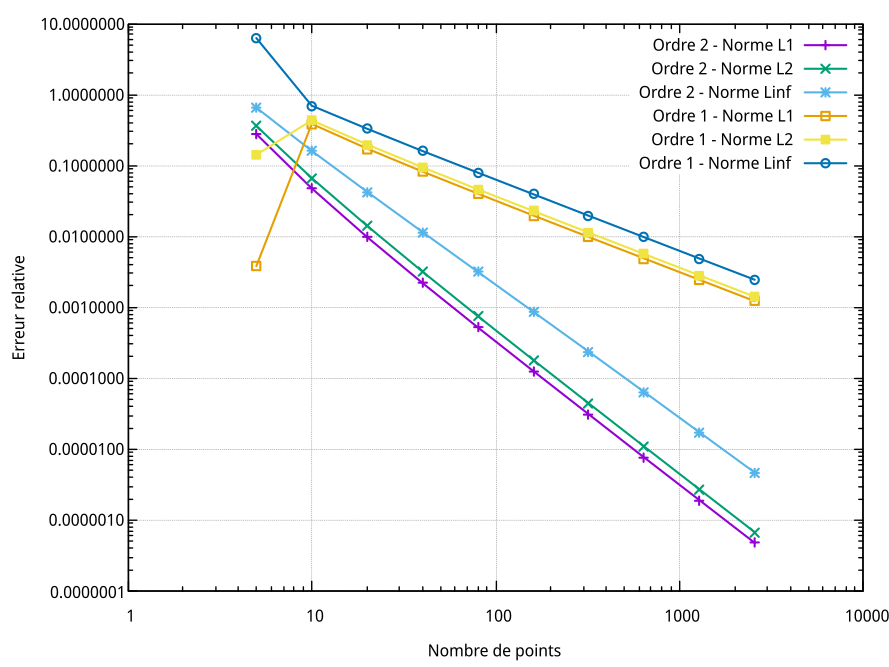

This chart was generated by the following gnuplot code:
set logscale x 10
set logscale y 10
set xlabel "Nombre de points"
set ylabel "Erreur relative"
set grid

plot "convergence_ordre2.dat" u 1:2 w lp linewidth 1.5 title "Ordre 2 - Norme L1",\
     "convergence_ordre2.dat" u 1:3 w lp linewidth 1.5 title "Ordre 2 - Norme L2",\
     "convergence_ordre2.dat" u 1:4 w lp linewidth 1.5 title "Ordre 2 - Norme Linf",\
     "convergence_ordre1.dat" u 1:2 w lp linewidth 1.5 title "Ordre 1 - Norme L1",\
     "convergence_ordre1.dat" u 1:3 w lp linewidth 1.5 title "Ordre 1 - Norme L2",\
     "convergence_ordre1.dat" u 1:4 w lp linewidth 1.5 title "Ordre 1 - Norme Linf"
